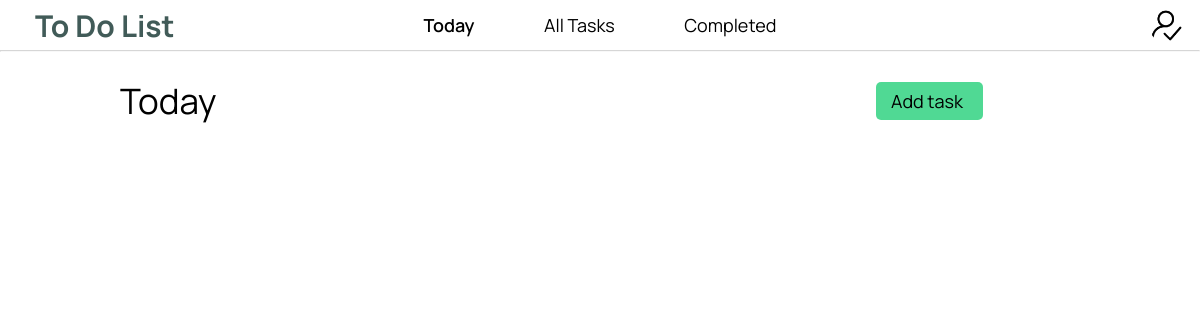
Page / (signed in) on the earlier database version.
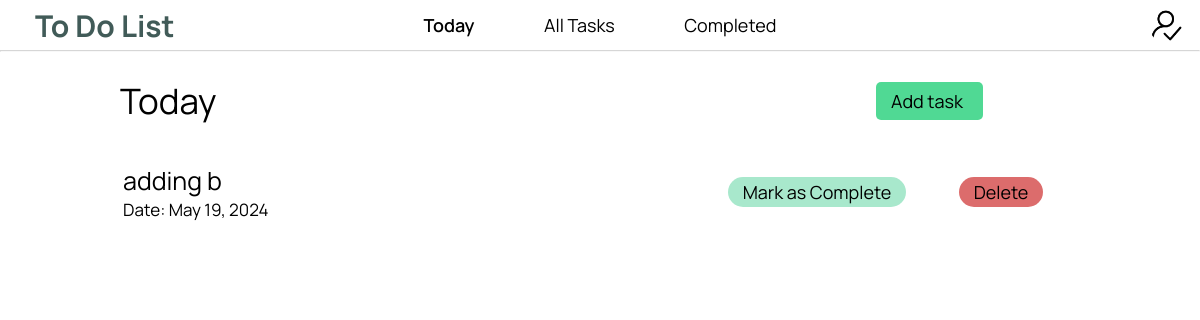
Same page on the later database version.
### Task/models.py (models this page shows)
class Task(models.Model):
    user=models.ForeignKey(User,on_delete=models.CASCADE)
    name=models.CharField(max_length=250)
    deadline=models.DateField(null=True,blank=True)
    time=models.TimeField(null=True,blank=True)
    completed=models.BooleanField(default=False)
    def __str__(self):
        return self.name

### Task/views.py (the view)
# urls.py: path('',views.home,name="home"),
def home(request):
    section = request.GET.get('section', 'todaylist')
    if request.user.is_authenticated:
        tasks=Task.objects.filter(user=request.user)
    else:
        tasks=None
    current_timezone = timezone.get_current_timezone()
    today_in_timezone = timezone.localtime(timezone.now(), current_timezone).date()
    return render(request,"ToDo/home.html",{"tasks":tasks,"today":today_in_timezone,"section":section})

### templates/ToDo/home.html (shortened to what this page needs)
<html lang="en">
{% load static %}
<head>
    <link rel="stylesheet" href="{% static 'home.css' %}">
    <link rel="stylesheet" href="{% static 'nav.css' %}">
</head>
<body>
    <nav>
        <div id="navleft">
            <a href="{% url 'Task:home'%}"><h3>To Do List</h3></a>
        </div>
        <div id="navmid">
            <div id="mainnav">
                <button id="today" onclick="today()">Today</button>
                <button id="all" onclick="allt()">All Tasks</button>
                <button id="completed" onclick="completedtasks()">Completed</button>
            </div>
        </div>
        <div id="navright">
            <div id="dropdown">
                <button id="profile">
                    {% if user.is_authenticated%} <img src="{% static 'user.png'%}">
                    {%else%} <img src="{% static 'guest.png'%}">
                    {%endif%}
                </button>
            </div>
        </div>
    </nav>
    <hr>
    <main id="main">
        <div id="tasks">
            <header><h4>Today</h4><span><button id="addbtn"><a href="{% url 'Task:addtask' %}">Add task</a></button></span></header>
            {% if user.is_authenticated%}
                <table>
                {% for task in tasks%}
                    {% if task.completed == False and task.deadline%}
                        {% if task.deadline == today %}
                            <tr data-task-id="{{task.id}}">
                                <td id="tdmain">
                                    <a href="/update/{{task.id}}?section=todaylist">{{task}}</a><br>
                                    <span id="time">
                                            {%if task.deadline%} Date: {{task.deadline}} {%endif%}
                                    </span>
                                </td>
                                <td id="act">
                                    <a href="{% url 'Task:complete' id=task.id %}?section=todaylist"><button class="completebtn">Mark as Complete</button></a>
                                </td>
                                <td id="act">
                                    <a href="{% url 'Task:delete' id=task.id%}?section=todaylist"><button id="deletebtn">Delete</button></a>
                                </td>
                            </tr>
                        {%endif%}
                    {%endif%}
                {%endfor%}
                </table>
            {%endif%}
        </div>
    </main>
</body>
</html>

### static/home.css (style rules this page uses)
button { font-size: 18px; font-family: 'Manrope'; border: none; background: none; }
button a { text-decoration: none; color: black; }
#all { font-weight: bold; }
#mainnav { display: grid; grid-template-columns: auto auto auto; justify-content: center; column-gap: 8%; align-items: center; }
#completedtasks, #tasks { display: none; }
#main { margin-left: 10vw; }
h4 { font-size: 35px; font-weight: normal; margin: 25px 0 25px 0; }
td { height: 80px; font-size: 21px; width: 15vw; text-align: center; }
#time { font-size: 17px; }
#tdmain { width:50vw; text-align: left; }
#tdmain a { width:50vw; text-align: left; font-size: 25px; text-decoration-line: none; font-style: normal; color: black; }
.completebtn { background-color: #1dc37b62; padding: 3px 15px 3px 15px; border-radius: 15px 15px 15px 15px; }
#deletebtn { background-color: #c3040495; padding: 3px 15px 3px 15px; border-radius: 17px 17px 17px 17px; }
header { display: grid; grid-template-columns: 63vw auto; align-items: center; }
#addbtn { background-color: #1bce74c3; padding: 7px 20px 7px 15px; border-radius: 5px 5px 5px 5px; }

### static/nav.css (style rules this page uses)
nav { display: grid; grid-template-columns: 20% 60% 20%; height: 50px; align-items: center; }
hr { height: 0.3px; opacity: 0.4; color: #00d1b2; margin: 0; }
#navright { display: grid; justify-content: right; }
#mainnav { display: grid; justify-content: center; }
#navleft { display: grid; justify-content: left; }
body,html { font-family: 'Manrope',sans-serif; height: 100%; width: 100%; margin: 0; }
#navleft h3 { margin: 0; font-size: 30px; margin-left: 35px; color: #385350f3; }
#navleft a { text-decoration: none; }
#profile img { height: 35px; width: 35px; border-radius: 35px; }
#profile { margin-right: 10px; border: none; background: none; }
#dropdown { position: relative; display: inline-block; }

Differences in the rows shown:
added Task: name "adding b", deadline "May 19, 2024"
